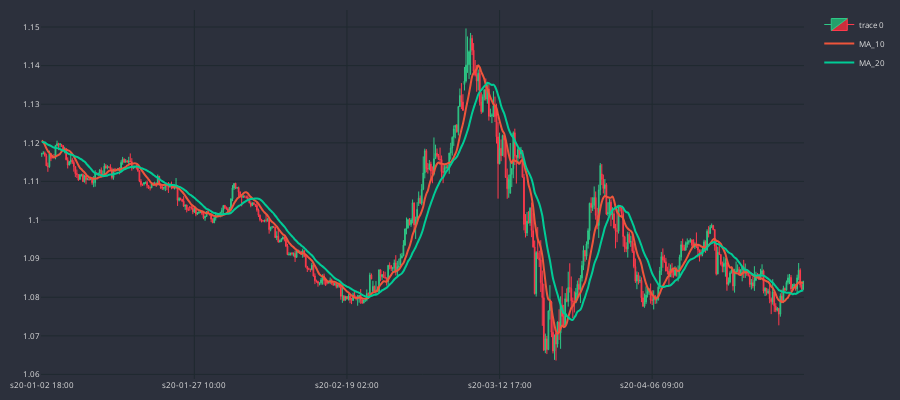

Notebook cell for this chart:
### Code cell
cp.show_plot(line_traces=traces)

### Figure 1 — Plotly figure (JSON) as saved in the notebook; plotly's stock layout.template omitted (floating-point values rounded to 4 significant figures; data arrays with more than 128 entries replaced by an {"elided": "..."} marker saying what was removed)
{"data": [{"close": {"elided": "500 float values"}, "decreasing": {"fillcolor": "#CC2E3C", "line": {"color": "#FF3A4C"}}, "high": {"elided": "500 float values"}, "increasing": {"fillcolor": "#24A06B", "line": {"color": "#2EC886"}}, "line": {"width": 1}, "low": {"elided": "500 float values"}, "opacity": 1, "open": {"elided": "500 float values"}, "type": "candlestick", "x": {"elided": "500 str values"}}, {"line": {"shape": "spline", "width": 2}, "name": "MA_10", "type": "scatter", "x": {"elided": "500 str values"}, "y": {"elided": "500 float values"}}, {"line": {"shape": "spline", "width": 2}, "name": "MA_20", "type": "scatter", "x": {"elided": "500 str values"}, "y": {"elided": "500 float values"}}], "layout": {"font": {"color": "#e1e1e1", "size": 8}, "height": 400, "margin": {"b": 10, "l": 10, "r": 10, "t": 10}, "paper_bgcolor": "#2c303c", "plot_bgcolor": "#2c303c", "width": 900, "xaxis": {"gridcolor": "#1f292f", "nticks": 5, "rangeslider": {"visible": false}}, "yaxis": {"gridcolor": "#1f292f"}}}
